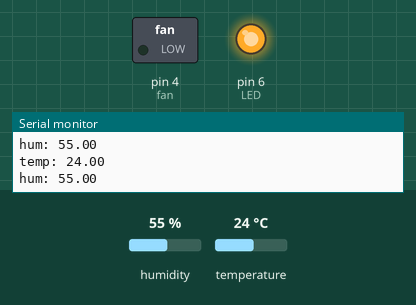
This sketch was run on a simulated Arduino Uno, built with avr-gcc and run on an emulated ATmega328P. On the bench: switched loads named in the sketch (green lamp = pin HIGH), output pins drawn as LEDs (lit = HIGH), the last lines printed to the serial monitor. The inputs (shaded band) are chosen by the test bench; at power-on: humidity 55 %, temperature 24 °C.

Above: at 2.8 s.
2.9 s: humidity set to 47 %
5.6 s: humidity set to 44 %
At 7.1 s:
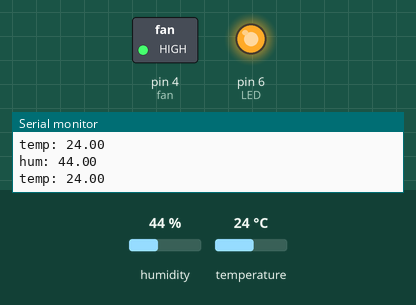
8.3 s: temperature set to 28 °C
At 11.0 s:
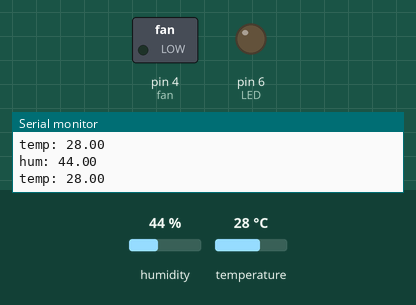
11.6 s: temperature set to 26 °C
At 13.6 s:
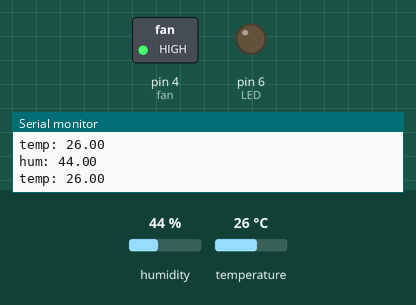
14.3 s: humidity set to 68 %
At 17.4 s:
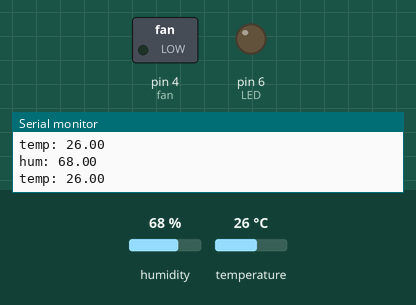
17.7 s: humidity set to 22 %
At 18.8 s:
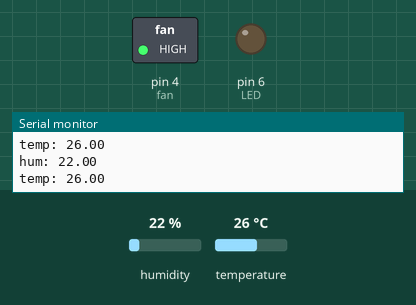
Timing chart, 0 to 20.7 s (numbered marks = the images above; inputs shaded):
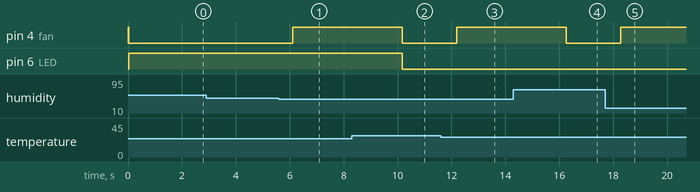

The sketch:

DcControlledFanAndLight.ino
```cpp
#include "DHT.h"  // Include the DHT sensor library
// Define pin numbers and sensor type
#define DHTPIN 3   // Pin connected to the DHT sensor
#define LED 6      // Pin connected to the LED
#define fan 4      // Pin connected to the fan
#define DHTTYPE DHT11  // Type of DHT sensor used
DHT dht(DHTPIN, DHTTYPE); // creating DHT Objects
float hum, tempp;  // Declare variables to store humidity and temperature
void setup() {
  Serial.begin(9600); // Start serial communication at 9600 baud rate
  Serial.print("Connecting to ");
  pinMode(fan, OUTPUT); // Set fan pin as an output
  pinMode(LED, OUTPUT); // Set LED pin as an output
  digitalWrite(fan, HIGH); // Turn on the fan initially
  dht.begin(); // Initialize the DHT sensor
}
void loop() {
  // Read temperature and humidity from the DHT sensor
  tempp = dht.readTemperature();
  hum = dht.readHumidity();
  // Print temperature and humidity readings to the serial monitor
  Serial.print("temp: ");
  Serial.println(tempp);
  Serial.print("hum: ");
  Serial.println(hum);
  // Control the fan based on temperature and humidity thresholds
  if ((tempp >= 27) || (hum > 45)) {
    digitalWrite(fan, LOW); // Turn off the fan if temperature is high or humidity is above threshold
  } else {
    digitalWrite(fan, HIGH); // Otherwise, keep the fan on
  }
  // Control the LED based on temperature threshold
  if (tempp <= 25) {
    digitalWrite(LED, HIGH); // Turn on the LED if temperature is low
  } else {
    digitalWrite(LED, LOW); // Otherwise, turn off the LED
  }
}
```

Measured:
- the behaviour switches between 46 and 45 % on humidity (found by bisection; images 0 and 1)
- after the input at 5.6 s, pin 4 (fan): LOW → HIGH after 0.52 s
- after the input at 8.3 s, pin 4 (fan), pin 6 (LED): HIGH → LOW after 1.9 s
- after the input at 11.6 s, pin 4 (fan): LOW → HIGH after 0.60 s
- after the input at 14.3 s, pin 4 (fan): HIGH → LOW after 2.0 s
- after the input at 17.7 s, pin 4 (fan): LOW → HIGH after 0.59 s
